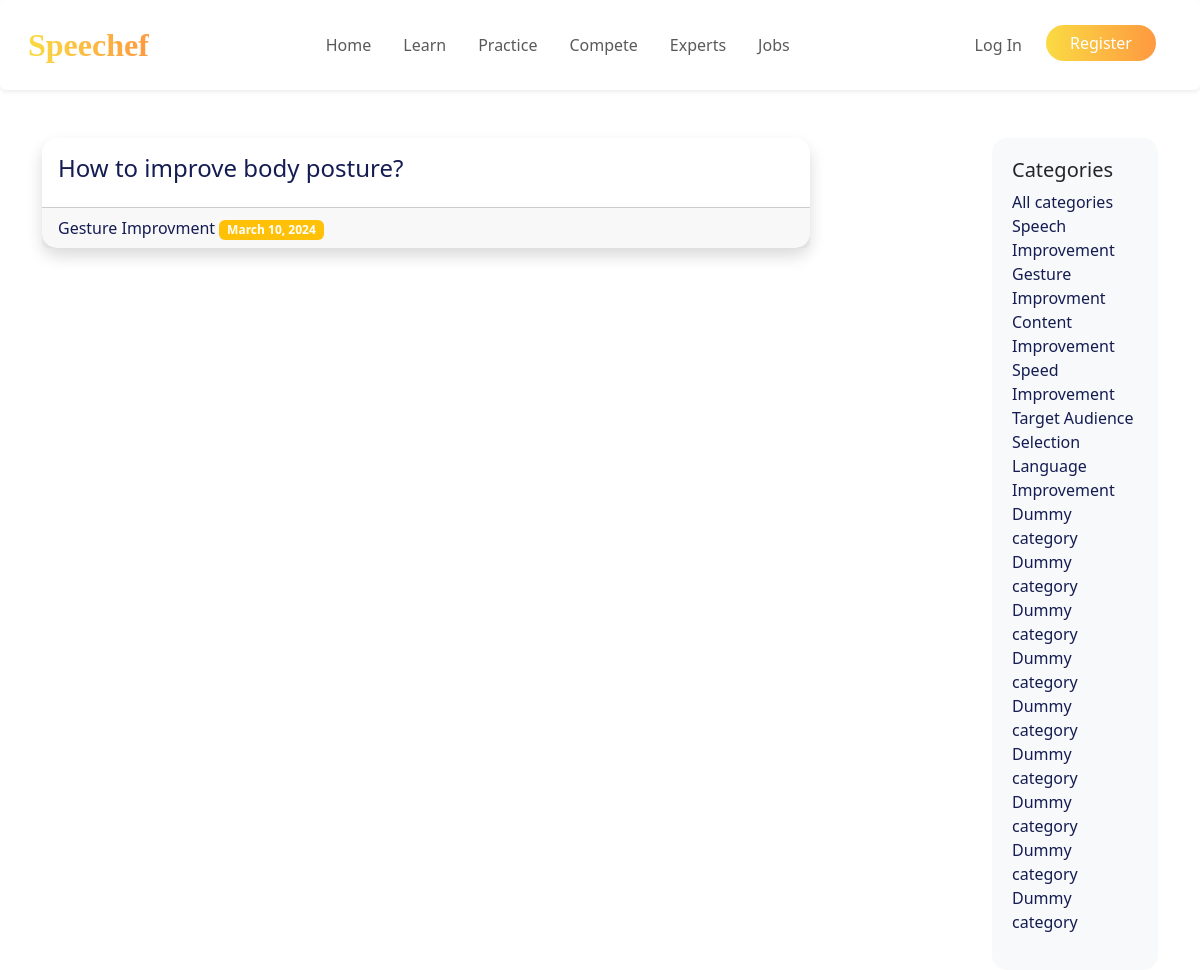
/learn/category/Gesture Improvment/, run on the app's committed database.
### learn/models.py (models this page shows, shortened)
class Post(models.Model):
    title = models.CharField(max_length=255)
    body = models.TextField()
    created_on = models.DateTimeField(auto_now_add=True)
    last_modified = models.DateTimeField(auto_now=True)
    categories = models.ManyToManyField("Category", related_name="posts")

class Category(models.Model):
    name = models.CharField(max_length=30)
    class Meta:
        verbose_name_plural = "Categories"

### learn/views.py (the view)
# urls.py: path("category/<category>/", views.learn_category, name="learn_category"),
def learn_category(request, category):
    posts = Post.objects.filter(
        categories__name__contains=category
    ).order_by("-created_on")
    all_categories = Category.objects.all()  # Retrieve all categories
    context = {
        "category": category,
        "posts": posts,
        "all_categories": all_categories
    }
    return render(request, "learn/category.html", context)

### learn/templates/learn/category.html (shortened to what this page needs)
{% extends "learn/index.html" %}

### learn/templates/learn/index.html (shortened to what this page needs)
{% extends "base.html" %}
{% load static %}
{% block page_head %}
<link rel="stylesheet" href="{% static 'learn_index.css' %}"/>
{% endblock page_head%}
{% block page_content %}
  {% block posts %}
  <div class="container">
    <div class="row">
      <div class="col-md-10">
        <div class="row">
          {% for post in posts %}
            <div class="col-md-10">
              <div class="card mb-4 shadow">
                <div class="card-body" style="max-height: 200px; overflow: hidden;">
                  <h5 class="card-title"><a href="{% url 'learn_detail' post.pk %}">{{ post.title }}</a></h5>
                </div>
                <div class="card-footer">
                  {% for category in post.categories.all %}
                    <span><a href="{% url 'learn_category' category.name %}">{{ category.name }}</a></span>
                    <span class="badge bg-warning"> {{ post.created_on.date }}</span>
                  {% endfor %}
                </div>
              </div>
            </div>
            {% endfor %}
        </div>
      </div>
      <div class="col-md-2">
        <div class="sidebar">
          <h5>Categories</h5>
          <ul class="list-unstyled">
            <li><a href="{% url 'learn_index'%}">All categories</a></li>
            {% for category in all_categories %}
                <li><a href="{% url 'learn_category' category.name %}">{{ category.name }}</li>
            {% endfor %}
            <li><a href="#">Dummy category</a></li>
            <li><a href="#">Dummy category</a></li>
            <li><a href="#">Dummy category</a></li>
            <li><a href="#">Dummy category</a></li>
            <li><a href="#">Dummy category</a></li>
            <li><a href="#">Dummy category</a></li>
            <li><a href="#">Dummy category</a></li>
            <li><a href="#">Dummy category</a></li>
            <li><a href="#">Dummy category</a></li>
          </ul>
        </div>
      </div>
    </div>
  </div>
  {% endblock posts %}
{% endblock page_content %}

### static/learn_index.css (style rules this page uses)
.card { border-radius: 15px; border: none; }
.card-title { font-size: 1.5rem; font-weight: 500; text-decoration: none; color: #141c52; }
.sidebar { background-color: #f8f9fa; border-radius: 15px; padding: 20px; gap: 10px; }
.card-title a { text-decoration: none; color: #141c52; }
a { text-decoration: none; color: #141c52; }

### data on the page
Post: title "How to improve body posture?", created_on "March 10, 2024"
Category: name "Gesture Improvment"
Category: name "Speech Improvement"
Category: name "Content Improvement"
Category: name "Speed Improvement"
Category: name "Target Audience Selection"
Category: name "Language Improvement"
